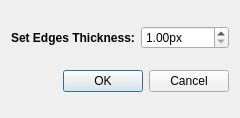
<?xml version="1.0" encoding="UTF-8"?>
<ui version="4.0">
 <class>EdgesThickness</class>
 <widget class="QDialog" name="EdgesThickness">
  <property name="geometry">
   <rect>
    <x>0</x>
    <y>0</y>
    <width>240</width>
    <height>118</height>
   </rect>
  </property>
  <property name="windowTitle">
   <string>Dialog</string>
  </property>
  <layout class="QVBoxLayout" name="verticalLayout">
   <item>
    <layout class="QHBoxLayout" name="horizontalLayout">
     <item>
      <widget class="QLabel" name="label">
       <property name="font">
        <font>
         <bold>true</bold>
        </font>
       </property>
       <property name="text">
        <string>Set Edges Thickness:</string>
       </property>
      </widget>
     </item>
     <item>
      <widget class="QDoubleSpinBox" name="doubleSpinBox_edgesThickness">
       <property name="suffix">
        <string>px</string>
       </property>
       <property name="minimum">
        <double>1.000000000000000</double>
       </property>
       <property name="value">
        <double>1.000000000000000</double>
       </property>
      </widget>
     </item>
    </layout>
   </item>
   <item>
    <widget class="QDialogButtonBox" name="buttonBox">
     <property name="orientation">
      <enum>Qt::Horizontal</enum>
     </property>
     <property name="standardButtons">
      <set>QDialogButtonBox::Cancel|QDialogButtonBox::Ok</set>
     </property>
    </widget>
   </item>
  </layout>
 </widget>
 <resources/>
 <connections>
  <connection>
   <sender>buttonBox</sender>
   <signal>accepted()</signal>
   <receiver>EdgesThickness</receiver>
   <slot>accept()</slot>
   <hints>
    <hint type="sourcelabel">
     <x>248</x>
     <y>254</y>
    </hint>
    <hint type="destinationlabel">
     <x>157</x>
     <y>274</y>
    </hint>
   </hints>
  </connection>
  <connection>
   <sender>buttonBox</sender>
   <signal>rejected()</signal>
   <receiver>EdgesThickness</receiver>
   <slot>reject()</slot>
   <hints>
    <hint type="sourcelabel">
     <x>316</x>
     <y>260</y>
    </hint>
    <hint type="destinationlabel">
     <x>286</x>
     <y>274</y>
    </hint>
   </hints>
  </connection>
 </connections>
</ui>
